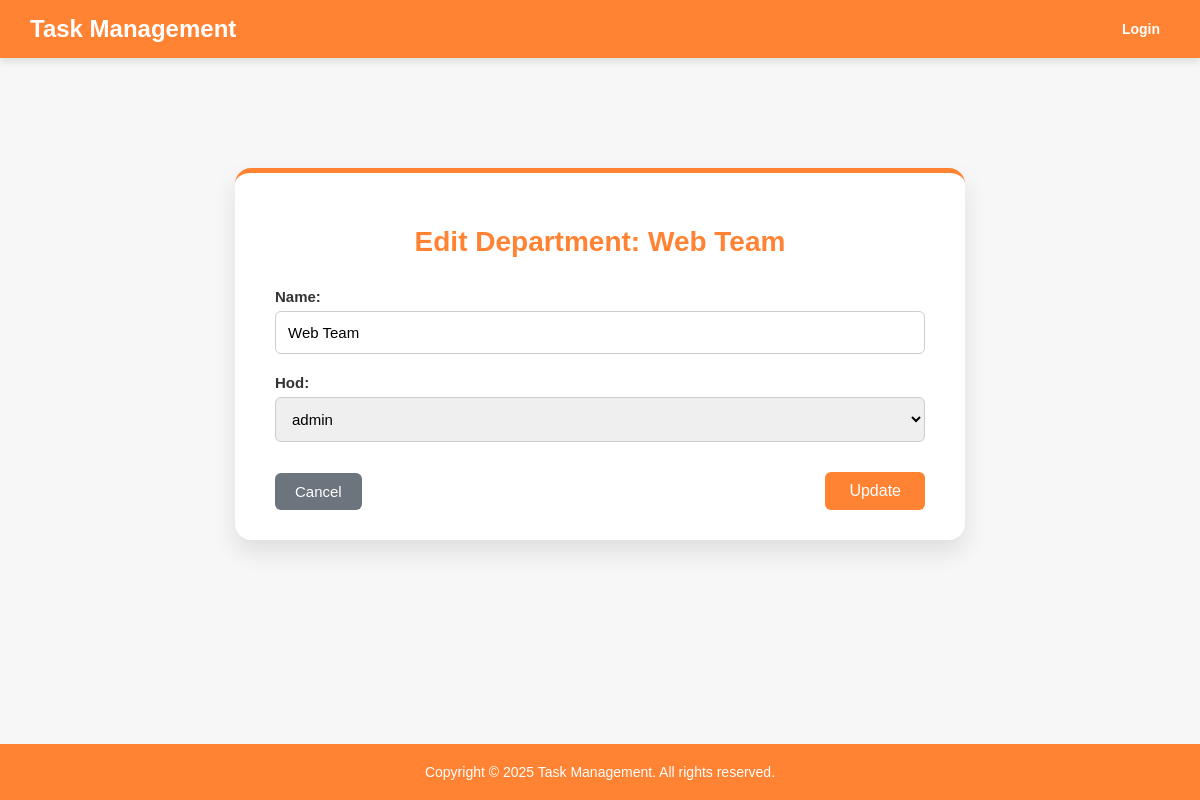
The app's page /departments/edit/2/ with its own data.
### tasks/models.py (models this page shows, shortened)
class Department(models.Model):
    name = models.CharField(max_length=100)
    hod = models.ForeignKey(User, on_delete=models.CASCADE, related_name="manager")
    created_at = models.DateField(auto_now_add=True)
    updated_at = models.DateField(auto_now=True)

### tasks/views.py (the view)
def edit_department(request, department_id):
    department = get_object_or_404(Department, id=department_id)
    if request.method == "POST":
        form = DepartmentForm(request.POST, instance=department)
        if form.is_valid():
            form.save()
            messages.success(request, "Department updated successfully.")
            return redirect("all_departments")
    form = DepartmentForm(instance=department)
    return render(
        request, "tasks/edit_department.html", {"form": form, "department": department}
    )

### tasks/forms.py
class DepartmentForm(forms.ModelForm):
    class Meta:
        model = Department
        fields = ["name", "hod"]

### tasks/templates/tasks/edit_department.html (shortened to what this page needs)
{% extends 'tasks/base.html' %}
{% block content %}
<div class="add-user-container">
    <h2>Edit Department: {{ department.name }}</h2>
    <form method="post">
        {% for field in form %}
            <div class="form-group">
                {{ field.label_tag }}
                {{ field }}
            </div>
        {% endfor %}
        <div class="form-actions">
            <a href="{% url 'department-list' %}" class="back-btn">Cancel</a>
            <button type="submit" class="submit-btn">Update</button>
        </div>
    </form>
</div>
{% endblock %}

### tasks/static/tasks/style.css (style rules this page uses)
body { margin: 0; font-family: Arial, sans-serif; background-color: #f7f7f7; display: flex; flex-direction: column; min-height: 100vh; }

### tasks/templates/tasks/edit_department.html (style rules this page uses)
.add-user-container { background-color: #fff; padding: 30px 40px; max-width: 650px; margin: 40px auto; border-radius: 16px; box-shadow: 0 12px 24px rgba(0, 0, 0, 0.1); border-top: 5px solid #ff8333; }
.add-user-container h2 { text-align: center; margin-bottom: 30px; font-size: 28px; color: #ff8333; }
form { width: 100%; }
.form-group { width: 100%; margin-bottom: 20px; }
.form-group label { display: block; font-weight: bold; margin-bottom: 6px; color: #333; font-size: 15px; }
.form-group input, .form-group select, .form-group textarea { width: 100%; display: block; padding: 12px; margin: 0 auto; border: 1px solid #ccc; border-radius: 6px; font-size: 15px; box-sizing: border-box; transition: border-color 0.3s; }
.form-actions { display: flex; justify-content: space-between; align-items: center; margin-top: 30px; }
.back-btn { background-color: #6c757d; color: white; padding: 10px 20px; text-decoration: none; border-radius: 6px; font-size: 15px; transition: background-color 0.3s ease; }
.submit-btn { background-color: #ff8333; color: white; padding: 10px 24px; border: none; border-radius: 6px; font-size: 16px; cursor: pointer; transition: background-color 0.3s ease; }

### records on screen
Department: name "Web Team", form "Web Team" "admin"

### other values on screen
{{ field.label_tag }} "Name:" "Hod:"
